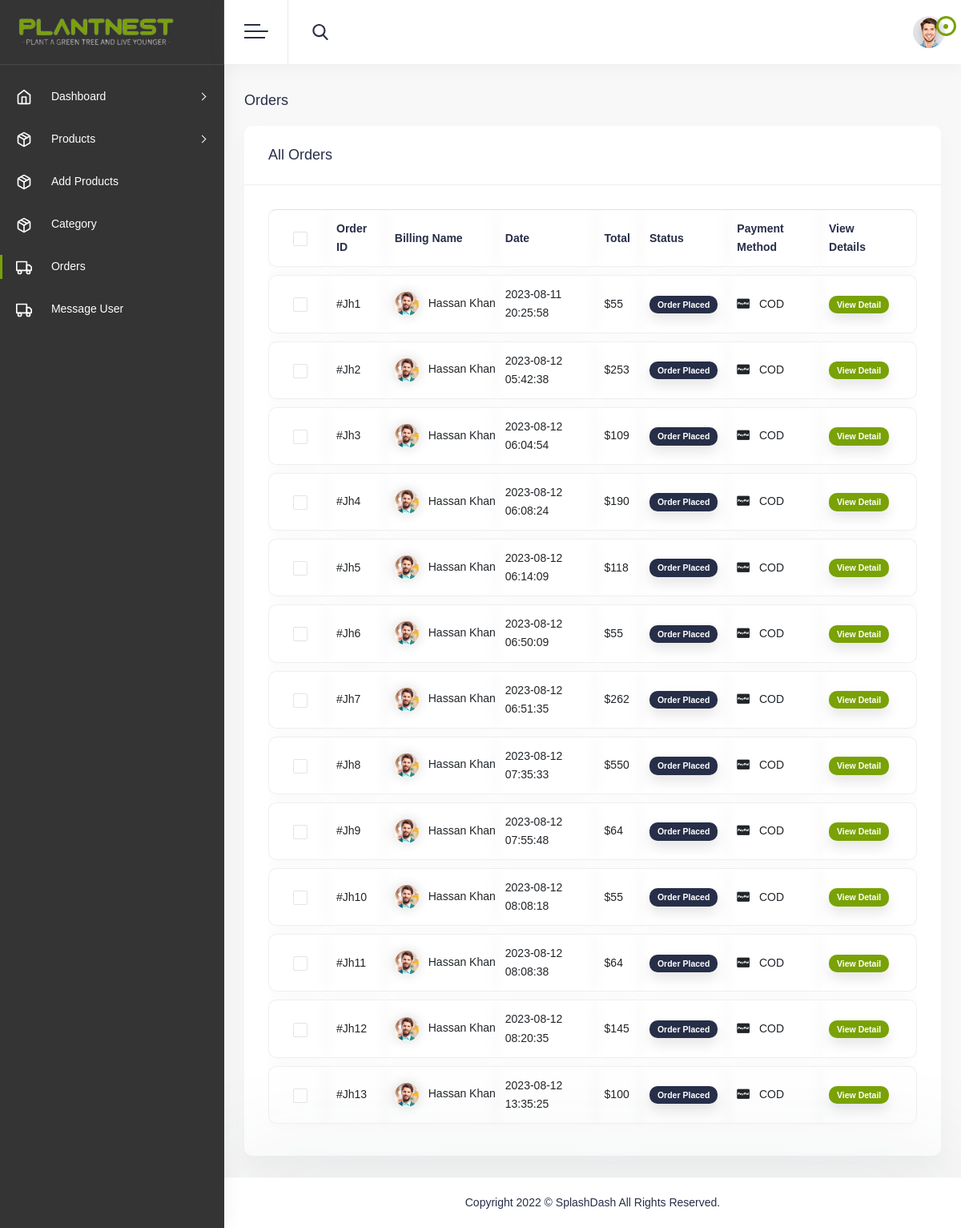
The page /admin/orders.php (signed in) on the database its author committed.
### tables this page shows
CREATE TABLE `order_info` (
  `o_id` int(11) NOT NULL,
  `customer_id` int(11) NOT NULL,
  `name` varchar(200) NOT NULL,
  `email` varchar(200) NOT NULL,
  `country` varchar(200) NOT NULL,
  `city` varchar(200) NOT NULL,
  `address` varchar(200) NOT NULL,
  `postal_code` varchar(200) NOT NULL,
  `bill_total` int(11) NOT NULL,
  `status` int(11) NOT NULL,
  `order_time` timestamp NOT NULL DEFAULT current_timestamp()
);

### admin/orders.php (the view, shortened to what this page needs)
<!DOCTYPE html>
<html lang="zxx">
<head>
    <link rel="stylesheet" type="text/css" href="assets/css/fonts.css">
    <link rel="stylesheet" type="text/css" href="assets/css/bootstrap.min.css">
    <link rel="stylesheet" type="text/css" href="assets/css/font-awesome.min.css">
    <link rel="stylesheet" type="text/css" href="assets/css/icofont.min.css">
    <link rel="stylesheet" type="text/css" href="assets/css/style.css">
	<link rel="stylesheet" id="theme-change" type="text/css" href="#">
</head>
<body>
    <div class="page-wrapper">
    <?php
      include_once('nav.php');
    ?>
        <div class="page-wrapper">
            <div class="main-content">
                <div class="row">
                    <div class="colxl-12 col-lg-12 col-md-12 col-sm-12 col-12">
                        <div class="page-title-wrapper">
                            <div class="page-title-box ad-title-box-use">
                                <h4 class="page-title">Orders</h4>
                            </div>
                        </div>
                    </div>
                </div>
                <div class="row">
                    <div class="col-xl-12 col-lg-12 col-md-12 col-sm-12 col-12">
                        <div class="card table-card">
                            <div class="card-header pb-0">
                                <h4>All Orders </h4>
                            </div>
                            <div class="card-body">
                                <div class="chart-holder">
                                    <div class="table-responsive">
                                        <table class="table table-styled mb-0">
                                            <thead>
                                                <tr>
                                                    <th>
														<div class="checkbox">
														</div>
													</th>
                                                    <th>Order ID</th>
                                                    <th>Billing Name</th>
                                                    <th>Date</th>
                                                    <th>Total</th>
                                                    <th>Status</th>
                                                    <th>Payment Method</th>
													<th>View Details</th>
                                                </tr>
                                            </thead>
                                            <tbody>
                                                <?php
                                                $sql = mysqli_query($conn,"SELECT * FROM order_info");
                                                $row = mysqli_num_rows($sql);
                                                if($row >=1){
                                                   while($data = mysqli_fetch_assoc($sql)){
                                                    ?>
  <tr>
                                                    <td>
														<div class="checkbox">
														</div>
													</td>
                                                    <td>#Jh<?=$data['o_id']?></td>
                                                    <td>
                                                        <span class="img-thumb ">
                                                            <img src="assets/images/table/1.jpg" alt=" ">
                                                            <span class="ml-2 "><?=$data['name']?></span>
                                                        </span>
                                                    </td>
                                                    <td><?=$data['order_time']?></td>
                                                    <td>$<?=$data['bill_total']?></td>
                                                    <?php
                                                    if($data['status'] == 1){
                                                        ?>
<td>
                                                        <label class="mb-0 badge badge-dark" title="" data-original-title="Pending">Order Placed</label>
                                                    </td>
                                                        <?php
                                                    }
                                                    ?>
                                                    <td>
                                                        <span class="img-thumb">
                                                            <i class="fab fa-cc-paypal"></i>
                                                            <span class="ml-2">COD</span>
                                                        </span>
                                                    </td>
                                                    <td>
                                                        <a href="insideorder.php?oid=<?=$data['o_id']?>&ordertime=<?=$data['order_time']?>&cid=<?=$data['customer_id']?>">
                                                        <label class="mb-0 badge badge-primary" title="" data-original-title="Pending">View Detail</label>
                                                        </a>
													</td>
                                                </tr>
                                                    <?php
                                                }
                                            }
                                                ?>
                                            </tbody>
                                        </table>
                                    </div>
                                </div>
                            </div>
                        </div>
                    </div>
                </div>
				<div class="ad-footer-btm">
					<p>Copyright 2022 © SplashDash All Rights Reserved.</p>
				</div>
			</div>
		</div>
</body>
</html>

### rows shown on the page
order_info: o_id "1", name "Hassan Khan", order_time "2023-08-11 20:25:58", bill_total "55", status "Order Placed"
order_info: o_id "2", name "Hassan Khan", order_time "2023-08-12 05:42:38", bill_total "253", status "Order Placed"
order_info: o_id "3", name "Hassan Khan", order_time "2023-08-12 06:04:54", bill_total "109", status "Order Placed"
order_info: o_id "4", name "Hassan Khan", order_time "2023-08-12 06:08:24", bill_total "190", status "Order Placed"
order_info: o_id "5", name "Hassan Khan", order_time "2023-08-12 06:14:09", bill_total "118", status "Order Placed"
order_info: o_id "6", name "Hassan Khan", order_time "2023-08-12 06:50:09", bill_total "55", status "Order Placed"
order_info: o_id "7", name "Hassan Khan", order_time "2023-08-12 06:51:35", bill_total "262", status "Order Placed"
order_info: o_id "8", name "Hassan Khan", order_time "2023-08-12 07:35:33", bill_total "550", status "Order Placed"
order_info: o_id "9", name "Hassan Khan", order_time "2023-08-12 07:55:48", bill_total "64", status "Order Placed"
order_info: o_id "10", name "Hassan Khan", order_time "2023-08-12 08:08:18", bill_total "55", status "Order Placed"
order_info: o_id "11", name "Hassan Khan", order_time "2023-08-12 08:08:38", bill_total "64", status "Order Placed"
order_info: o_id "12", name "Hassan Khan", order_time "2023-08-12 08:20:35", bill_total "145", status "Order Placed"
order_info: o_id "13", name "Hassan Khan", order_time "2023-08-12 13:35:25", bill_total "100", status "Order Placed"
